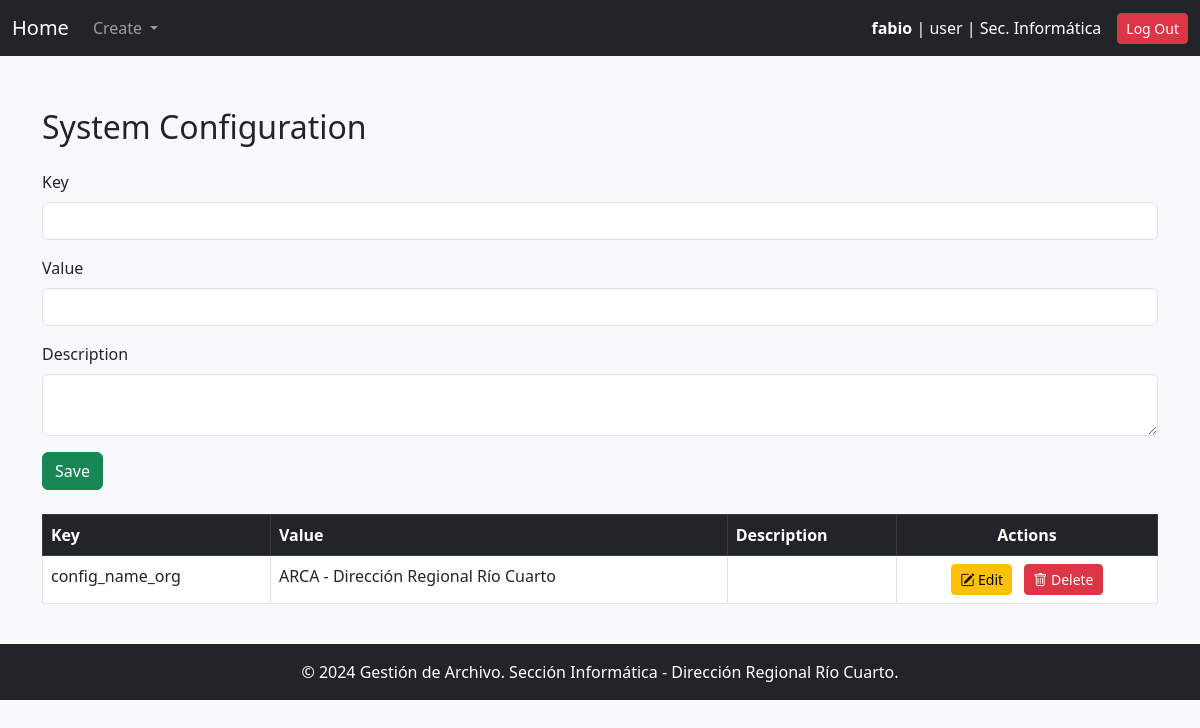
The app's page /config_keys_values/ (signed in), older data.
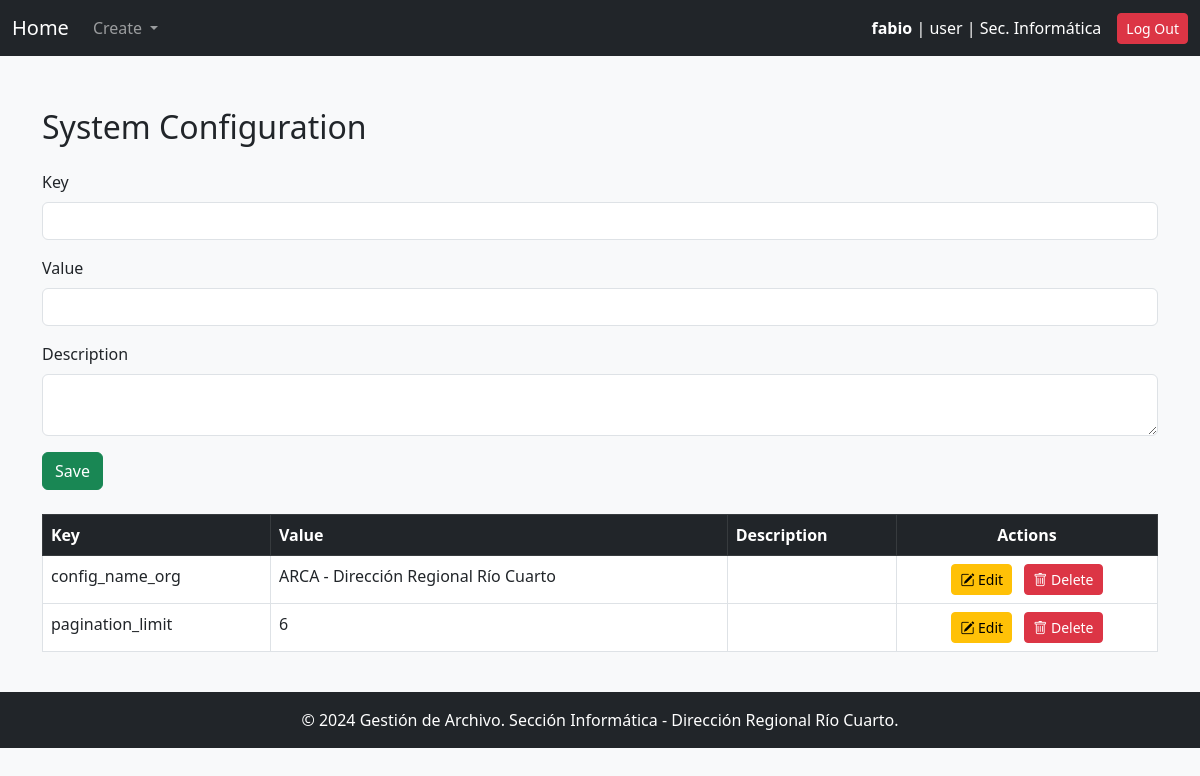
The same page, newer data.
### gestion_archivo_app/models.py (models this page shows, shortened)
class User(AbstractUser):
    ROLE_CHOICES = [
        ('user', 'User'),
        ('manager', 'Manager'),
        ('archive_responsible', 'Archive Responsible'),
        ('admin', 'System Administrator')
    ]
    role = models.CharField(max_length=32, choices=ROLE_CHOICES)
    area = models.ForeignKey('Area', on_delete=models.PROTECT, verbose_name="User Area")
    deposit = models.ForeignKey(
        'Area',
        on_delete=models.PROTECT,
        default=get_default_archive,
        verbose_name="Archive",
        related_name='deposits'
    )
    objects = UserManager()
    USERNAME_FIELD = 'username'
    REQUIRED_FIELDS = ['first_name', 'last_name', 'role']

class Area(models.Model):
    code = models.CharField(max_length=30, unique=True, verbose_name="Area Code")
    name = models.CharField(max_length=100, unique=True, verbose_name="Area Name")
    description = models.TextField(blank=True, null=True, verbose_name="Description")
    is_deposit = models.BooleanField(default=False, verbose_name="Is Deposit")

class SystemConfigKeyValues(models.Model):
    key = models.CharField(max_length=100, unique=True)
    value = models.CharField(max_length=255)
    description = models.TextField(blank=True, null=True)

### gestion_archivo_app/views.py (the view, shortened to what this page needs)
# urls.py: path('config_keys_values/', config_keys_values, name='config_keys_values'),
@login_required
def config_keys_values(request):
    configs = SystemConfigKeyValues.objects.all()
    return render(request, 'config_keys_values.html', {'configs': configs})

### gestion_archivo_app/context_processors.py (called while the page is built)
def system_config(request):
    try:
        pagination_limit = int(SystemConfigKeyValues.objects.get(key="pagination_limit").value)
    except SystemConfigKeyValues.DoesNotExist:
        pagination_limit = 10  # Valor por defecto
    try:
        default_archive_code = SystemConfigKeyValues.objects.get(key="default_archive_code").value
    except SystemConfigKeyValues.DoesNotExist:
        default_archive_code = "AADE_ARCHIVE"  # Valor por defecto
    try:
        config_name_org = SystemConfigKeyValues.objects.get(key="config_name_org").value
    except SystemConfigKeyValues.DoesNotExist:
        config_name_org = "Define config_name_org"  # Valor por defecto
    return {
        "pagination_limit": pagination_limit,
        "default_archive_code": default_archive_code,
        "config_name_org": config_name_org
    }

### gestion_archivo_app/templates/config_keys_values.html (shortened to what this page needs)
{% extends 'base.html' %}
{% load static %}
{% block content %}
<div class="container mt-5">
    <h2 class="mb-4">System Configuration</h2>
    <form method="post" class="mb-4">
        <div class="mb-3">
            <label for="key" class="form-label">Key</label>
            <input type="text" id="key" name="key" class="form-control" required>
        </div>
        <div class="mb-3">
            <label for="value" class="form-label">Value</label>
            <input type="text" id="value" name="value" class="form-control" required>
        </div>
        <div class="mb-3">
            <label for="description" class="form-label">Description</label>
            <textarea id="description" name="description" class="form-control"></textarea>
        </div>
        <button type="submit" name="action" value="save" class="btn btn-success">Save</button>
    </form>
    <table class="table table-bordered">
        <thead class="table-dark">
            <tr>
                <th>Key</th>
                <th>Value</th>
                <th>Description</th>
                <th class="text-center">Actions</th>
            </tr>
        </thead>
        <tbody>
            {% for config in configs %}
            <tr>
                <td>{{ config.key }}</td>
                <td>{{ config.value }}</td>
                <td>{{ config.description }}</td>
                <td class="text-center">
                    <button type="button" class="btn btn-sm btn-warning me-2" onclick="editConfig('{{ config.id }}', '{{ config.key }}', '{{ config.value }}', '{{ config.description }}')">
                        <i class="bi bi-pencil-square"></i> Edit
                    </button>
                    <form method="post" class="d-inline">
                        <button type="submit" name="action" value="delete" class="btn btn-sm btn-danger">
                            <i class="bi bi-trash"></i> Delete
                        </button>
                    </form>
                </td>
            </tr>
            {% empty %}
            <tr>
                <td colspan="4" class="text-center">No configuration keys found.</td>
            </tr>
            {% endfor %}
        </tbody>
    </table>
</div>
{% endblock %}

### gestion_archivo_app/templates/base.html (shortened to what this page needs)
<!DOCTYPE html>
<html lang="en">
<head>
    {% load static %}
    <link href="https://cdn.jsdelivr.net/npm/bootstrap@5.3.0/dist/css/bootstrap.min.css" rel="stylesheet">
    <link href="https://cdn.jsdelivr.net/npm/bootstrap-icons/font/bootstrap-icons.css" rel="stylesheet">
</head>
<body class="bg-light" a>
    <nav class="navbar navbar-expand-lg navbar-dark bg-dark">
        <div class="container-fluid">
            <a class="navbar-brand" href="{% url 'main' %}">Home</a>
            <div class="collapse navbar-collapse" id="navbarNav">
                <ul class="navbar-nav me-auto">
                    <li class="nav-item dropdown">
                        <a class="nav-link dropdown-toggle" href="#" id="createDropdown" role="button" data-bs-toggle="dropdown" aria-expanded="false">
                            Create
                        </a>
                    </li>
                </ul>
            </div>
                <div class="d-flex align-items-center">
                    {% if user.is_authenticated %}
                        <span class="text-white me-3">
                            <strong>{{ user.username }}</strong> | {{ user.role }} | {{ user.area.name }}
                        </span>
                        <a href="{% url 'logout' %}" class="btn btn-danger btn-sm">Log Out</a>
                    {% else %}
                        <a href="{% url 'login' %}" class="btn btn-success btn-sm">Log In</a>
                    {% endif %}
                </div>
            </div>
    </nav>
    <div class="container-fluid py-4" style='margin-top:-20px' >
        {% block content %}{% endblock %}
    </div>
    <footer class="bg-dark text-white text-center py-3 mt-auto">
        <p class="mb-0">&copy; 2024 Gestión de Archivo. Sección Informática - Dirección Regional Río Cuarto.</p>
    </footer>
</body>
</html>

### gestion_archivo_app/templates/base.html (style rules this page uses)
html { scroll-behavior:auto; }

Row changes from the older to the newer data that the page shows:
added SystemConfigKeyValues: key "pagination_limit", value "6"
